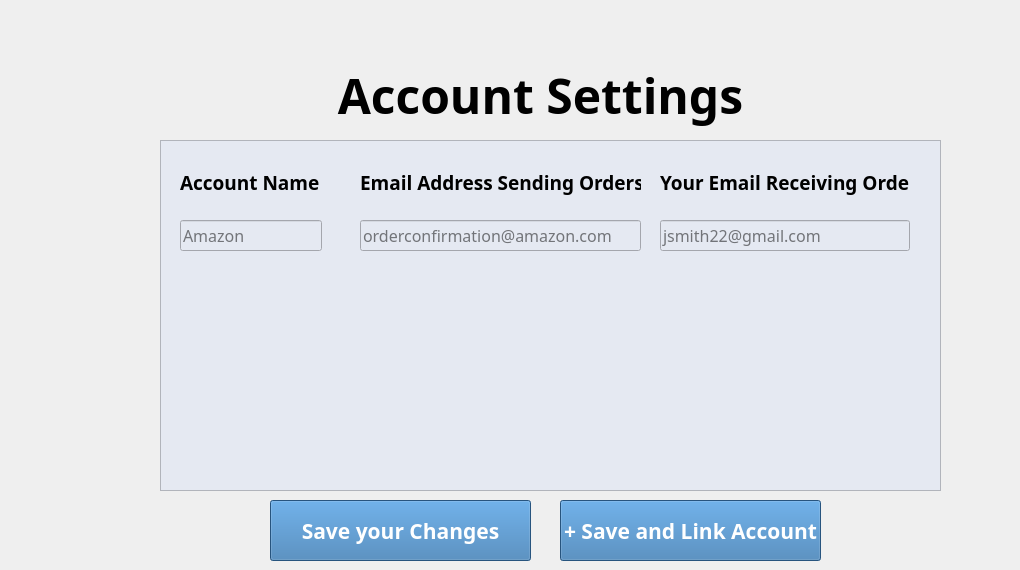
   <widget class="QWidget" name="page_4">
    <widget class="QPushButton" name="changeAccountDetailButton_3">
     <property name="geometry">
      <rect>
       <x>560</x>
       <y>500</y>
       <width>261</width>
       <height>61</height>
      </rect>
     </property>
     <property name="font">
      <font>
       <family>Glacial Indifference</family>
       <pointsize>16</pointsize>
       <weight>75</weight>
       <bold>true</bold>
      </font>
     </property>
     <property name="styleSheet">
      <string notr="true">background-color: rgb(54, 118, 176);
color: rgb(255, 255, 255);</string>
     </property>
     <property name="text">
      <string>+ Save and Link Account</string>
     </property>
    </widget>
    <widget class="QLabel" name="AccountSettingsHeader_8">
     <property name="geometry">
      <rect>
       <x>70</x>
       <y>50</y>
       <width>941</width>
       <height>91</height>
      </rect>
     </property>
     <property name="font">
      <font>
       <family>Glacial Indifference</family>
       <pointsize>36</pointsize>
       <weight>75</weight>
       <bold>true</bold>
      </font>
     </property>
     <property name="text">
      <string>Account Settings</string>
     </property>
     <property name="alignment">
      <set>Qt::AlignCenter</set>
     </property>
    </widget>
    <widget class="QFrame" name="frame_3">
     <property name="geometry">
      <rect>
       <x>160</x>
       <y>140</y>
       <width>781</width>
       <height>351</height>
      </rect>
     </property>
     <property name="autoFillBackground">
      <bool>false</bool>
     </property>
     <property name="styleSheet">
      <string notr="true">background-color: rgb(229, 233, 242);</string>
     </property>
     <property name="frameShape">
      <enum>QFrame::StyledPanel</enum>
     </property>
     <property name="frameShadow">
      <enum>QFrame::Raised</enum>
     </property>
     <widget class="QWidget" name="verticalLayoutWidget">
      <property name="geometry">
       <rect>
        <x>20</x>
        <y>10</y>
        <width>181</width>
        <height>101</height>
       </rect>
      </property>
      <layout class="QVBoxLayout" name="verticalLayout_2">
       <item>
        <widget class="QLabel" name="AccountNameLabel">
         <property name="font">
          <font>
           <family>Glacial Indifference</family>
           <pointsize>14</pointsize>
           <weight>75</weight>
           <bold>true</bold>
          </font>
         </property>
         <property name="text">
          <string>Account Name</string>
         </property>
        </widget>
       </item>
       <item>
        <widget class="QLineEdit" name="Account1NameEdit">
         <property name="sizePolicy">
          <sizepolicy hsizetype="Fixed" vsizetype="Fixed">
           <horstretch>0</horstretch>
           <verstretch>0</verstretch>
          </sizepolicy>
         </property>
         <property name="font">
          <font>
           <family>Glacial Indifference</family>
           <pointsize>12</pointsize>
          </font>
         </property>
         <property name="autoFillBackground">
          <bool>false</bool>
         </property>
         <property name="placeholderText">
          <string>Amazon</string>
         </property>
        </widget>
       </item>
      </layout>
     </widget>
     <widget class="QWidget" name="verticalLayoutWidget_2">
      <property name="geometry">
       <rect>
        <x>200</x>
        <y>10</y>
        <width>281</width>
        <height>101</height>
       </rect>
      </property>
      <layout class="QVBoxLayout" name="verticalLayout_3">
       <item>
        <widget class="QLabel" name="CompanyEmailLabel">
         <property name="font">
          <font>
           <family>Glacial Indifference</family>
           <pointsize>14</pointsize>
           <weight>75</weight>
           <bold>true</bold>
          </font>
         </property>
         <property name="text">
          <string>Email Address Sending Orders</string>
         </property>
        </widget>
       </item>
       <item>
        <widget class="QLineEdit" name="Account1CompanyEmailEdit">
         <property name="sizePolicy">
          <sizepolicy hsizetype="Expanding" vsizetype="Fixed">
           <horstretch>0</horstretch>
           <verstretch>0</verstretch>
          </sizepolicy>
         </property>
         <property name="baseSize">
          <size>
           <width>0</width>
           <height>0</height>
          </size>
         </property>
         <property name="font">
          <font>
           <family>Glacial Indifference</family>
           <pointsize>12</pointsize>
          </font>
         </property>
         <property name="autoFillBackground">
          <bool>false</bool>
         </property>
         <property name="placeholderText">
          <string>orderconfirmation@amazon.com</string>
         </property>
        </widget>
       </item>
      </layout>
     </widget>
     <widget class="QWidget" name="verticalLayoutWidget_3">
      <property name="geometry">
       <rect>
        <x>500</x>
        <y>10</y>
        <width>250</width>
        <height>101</height>
       </rect>
      </property>
      <layout class="QVBoxLayout" name="verticalLayout_4">
       <item>
        <widget class="QLabel" name="UserEmailLabel">
         <property name="font">
          <font>
           <family>Glacial Indifference</family>
           <pointsize>14</pointsize>
           <weight>75</weight>
           <bold>true</bold>
          </font>
         </property>
         <property name="text">
          <string>Your Email Receiving Orders</string>
         </property>
        </widget>
       </item>
       <item>
        <widget class="QLineEdit" name="Account1UserEmailEdit">
         <property name="sizePolicy">
          <sizepolicy hsizetype="Expanding" vsizetype="Fixed">
           <horstretch>0</horstretch>
           <verstretch>0</verstretch>
          </sizepolicy>
         </property>
         <property name="baseSize">
          <size>
           <width>0</width>
           <height>0</height>
          </size>
         </property>
         <property name="font">
          <font>
           <family>Glacial Indifference</family>
           <pointsize>12</pointsize>
          </font>
         </property>
         <property name="autoFillBackground">
          <bool>false</bool>
         </property>
         <property name="placeholderText">
          <string>jsmith22@gmail.com</string>
         </property>
        </widget>
       </item>
      </layout>
     </widget>
    </widget>
    <widget class="QPushButton" name="changeAccountDetailButton">
     <property name="geometry">
      <rect>
       <x>270</x>
       <y>500</y>
       <width>261</width>
       <height>61</height>
      </rect>
     </property>
     <property name="font">
      <font>
       <family>Glacial Indifference</family>
       <pointsize>16</pointsize>
       <weight>75</weight>
       <bold>true</bold>
      </font>
     </property>
     <property name="styleSheet">
      <string notr="true">background-color: rgb(54, 118, 176);
color: rgb(255, 255, 255);</string>
     </property>
     <property name="text">
      <string>Save your Changes</string>
     </property>
    </widget>
   </widget>
